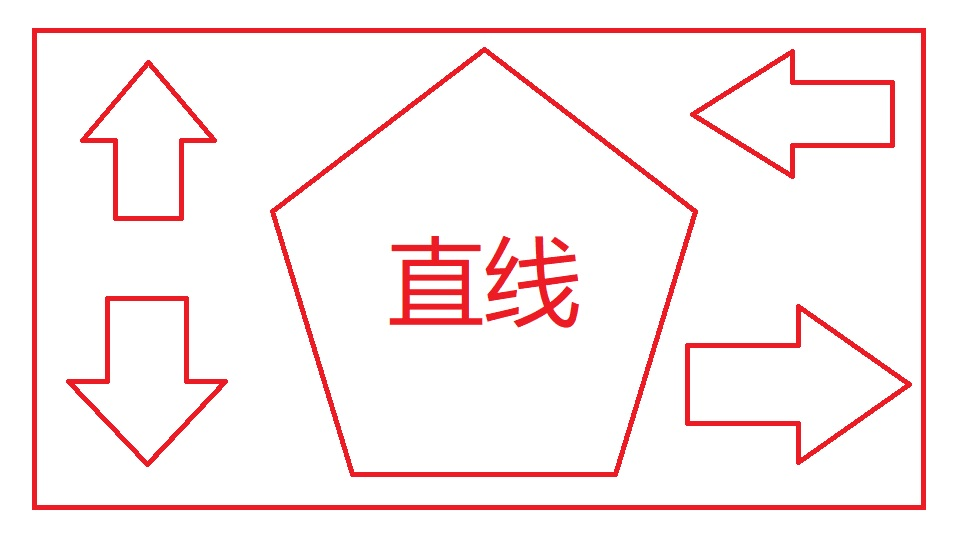
#> input picture data/image4.jpg, 960 x 540 px
$ python '01霍夫直线变换.py'
#> lines starting #> are read from the running program, lines starting #| are printed output that depends on the picture; after the words box and inside, x2 and y2 are one past the last pixel; in counts of white or black regions, pixels touching at a corner belong together
#!/usr/bin/env python3
import cv2
import numpy as np

img_file = r'../data/image4.jpg' #图像的名称
img = cv2.imread(img_file,cv2.COLOR_BGRA2GRAY)
#> img is the input picture: shape (540, 960, 3); mean B, G, R 238.7, 238.1, 252
print('图像的大小是:{}'.format(img.shape)) #打印图像的维度信息
#| 图像的大小是:(540, 960, 3)

gay_img = cv2.cvtColor(img, cv2.COLOR_BGRA2GRAY)#灰度化
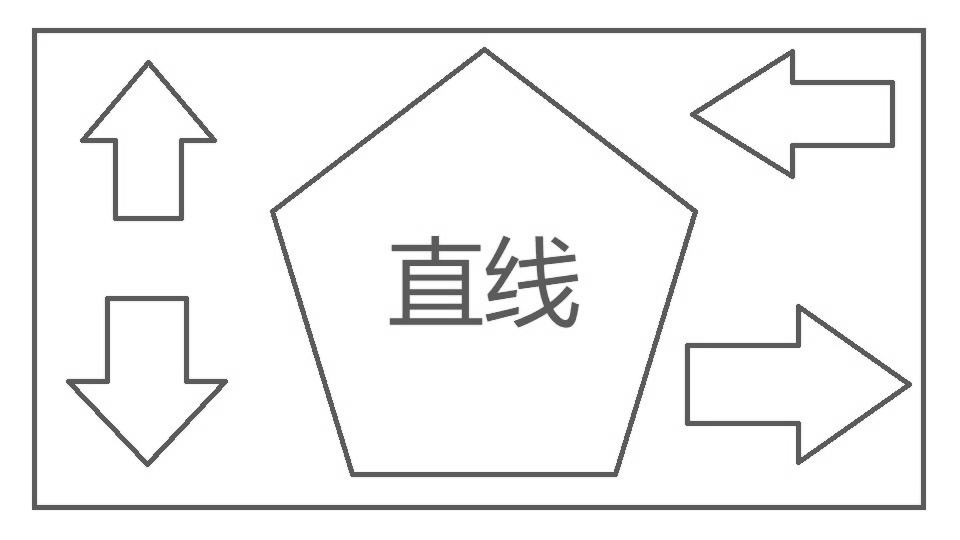
#> gay_img: shape (540, 960); min 82, max 255, mean 242.4
fil_img  = cv2.medianBlur(gay_img, 5)               #中值滤波
cimg = cv2.Canny(fil_img, 60,100)
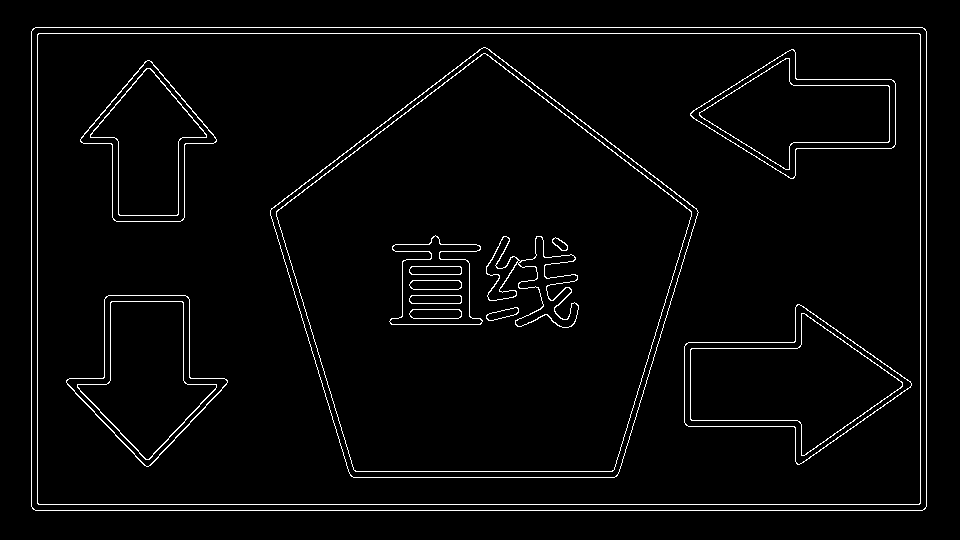
#> cimg: shape (540, 960); 2.9% white in thin lines or dots, all inside (x1, y1, x2, y2) = (31, 27, 927, 511)
"""
image:         输入图像，即源图像边缘检测后的图像，需为8位的灰度单通道图像。
rho:           参数极径r 以像素值为单位的分辨率，这里一般使用 1 像素。
theta:         参数极角theta以弧度为单位的分辨率，这里使用1度。
threshold:     检测一条直线所需最少的曲线交点。
lines:         储存着检测到的直线的参数对 (x_{start}, y_{start}, x_{end}, y_{end}) 的容器，也就是线段两个端点的坐标。
minLineLength: 能组成一条直线的最少点的数量，点数量不足的直线将被抛弃。
maxLineGap:    能被认为在一条直线上的亮点的最大距离。
"""
lines = cv2.HoughLinesP(cimg, 1,np.pi/180,60,minLineLength=50,maxLineGap=60)
#> lines = 65 rows, first 6: [31, 504, 926, 504], [35, 510, 922, 510], [35, 27, 922, 27], [31, 33, 926, 33], [37, 503, 37, 34], [920, 503, 920, 34]
if lines is None:
	print("None")
else:
	lines = np.uint16(np.around(lines))
	lines = np.squeeze(lines)
	print(lines)                #打印直线信息 两点确定一条直线
#> (printed output is left out)
	for i in lines:
		print(str(i))
		cv2.line(img, (i[0], i[1]), (i[2], i[3]),(0, 255, 0),2)
#> this loop made 65 passes
#> i on passes 1 to 12: [31, 504, 926, 504], [35, 510, 922, 510], [35, 27, 922, 27], [31, 33, 926, 33], [37, 503, 37, 34], [920, 503, 920, 34], [926, 506, 926, 31], [31, 506, 31, 31], [353, 477, 614, 477], [348, 471, 619, 471], [301, 185, 484, 47], [613, 470, 694, 207]
#| [ 31 504 926 504]
#| [ 35 510 922 510]
#| [ 35  27 922  27]
#| [ 31  33 926  33]
#| [ 37 503  37  34]
#| [920 503 920  34]
#| [926 506 926  31]
#| [ 31 506  31  31]
#> (further printed lines are left out)
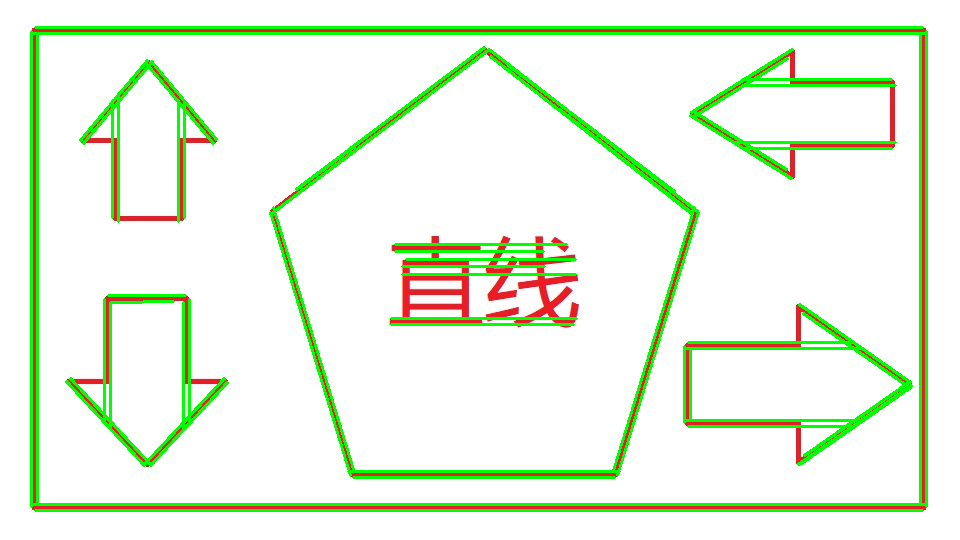
#> img: shape (540, 960, 3); 8.06% of pixels changed, all inside (x1, y1, x2, y2) = (30, 26, 928, 512)
cv2.imshow('lines', img)
cv2.waitKey(0)
cv2.destroyAllWindows()

$ run again, with data/image1.jpg copied over data/image4.jpg
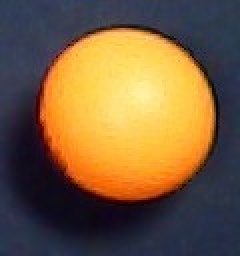
#> input picture data/image1.jpg, 120 x 128 px (shown 2 times larger)
#> img is the input picture: shape (128, 120, 3); mean B, G, R 62.8, 94.4, 120.8
#| 图像的大小是:(128, 120, 3)
#> `gay_img = cv2.cvtColor(img, cv2.COLOR_BGRA2GRAY)#灰度化`:
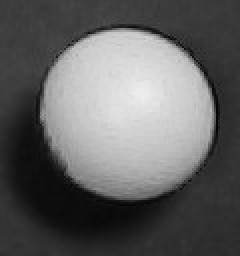
#> gay_img: shape (128, 120) (shown 2 times larger); min 3, max 237, mean 98.7
#> `cimg = cv2.Canny(fil_img, 60,100)`:
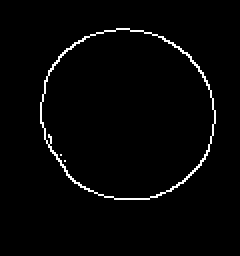
#> cimg: shape (128, 120) (shown 2 times larger); 2.1% white in thin lines or dots, all inside (x1, y1, x2, y2) = (20, 14, 108, 100)
#> lines = None
